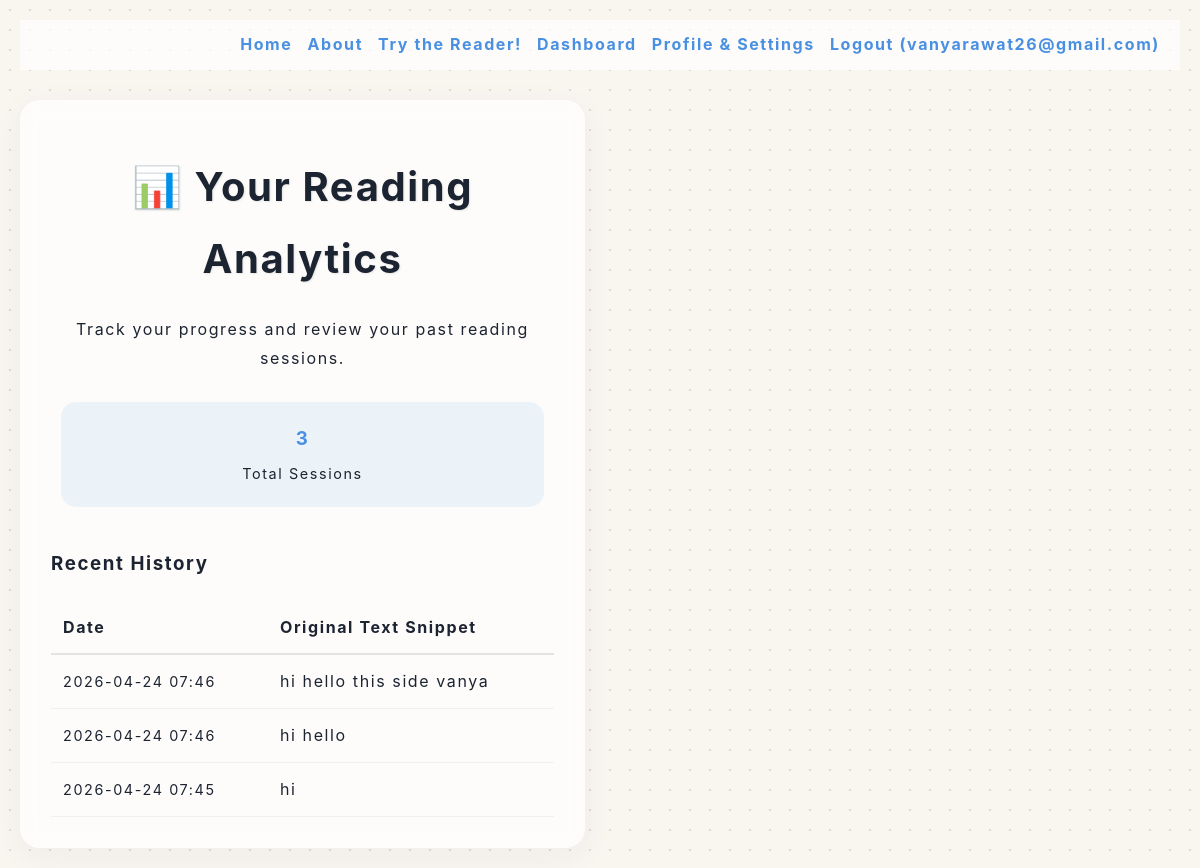
Page /dashboard (signed in) on the committed database.
### models.py (models this page shows)
class User(db.Model, UserMixin):
    id = db.Column(db.Integer, primary_key=True)
    username = db.Column(db.String(150), unique=True, nullable=False)
    password_hash = db.Column(db.String(150), nullable=False)
    is_admin = db.Column(db.Boolean, default=False)
    profile = db.relationship('UserProfile', backref='user', uselist=False, cascade='all, delete-orphan')
    history = db.relationship('ReadingHistory', backref='user', lazy=True)

class ReadingHistory(db.Model):
    id = db.Column(db.Integer, primary_key=True)
    user_id = db.Column(db.Integer, db.ForeignKey('user.id'), nullable=False)
    original_text = db.Column(db.Text, nullable=False)
    date_processed = db.Column(db.DateTime, default=datetime.utcnow)

### app.py (the view)
@app.route('/dashboard')
@login_required
def dashboard():
    history = ReadingHistory.query.filter_by(user_id=current_user.id).order_by(ReadingHistory.date_processed.desc()).all()
    total_sessions = len(history)
    return render_template('dashboard.html', history=history, total_sessions=total_sessions)

### app.py (called while the page is built)
@login_manager.user_loader
def load_user(user_id):
    return User.query.get(int(user_id))

### templates/dashboard.html
{% extends "base.html" %}
{% block content %}
<div class="container">
    <div class="panel">
        <h1>📊 Your Reading Analytics</h1>
        <p style="text-align: center; margin-bottom: 30px;">Track your progress and review your past reading sessions.</p>
        <div style="display: flex; justify-content: space-around; margin-bottom: 40px; text-align: center;">
            <div style="background: rgba(74, 144, 226, 0.1); padding: 20px; border-radius: 15px; flex: 1; margin: 0 10px;">
                <h3 style="margin: 0; color: var(--accent-blue);">{{ total_sessions }}</h3>
                <p style="margin: 5px 0 0; font-size: 0.9rem;">Total Sessions</p>
            </div>
        </div>
        <h3>Recent History</h3>
        <div style="overflow-x: auto; margin-top: 20px;">
            <table style="width: 100%; border-collapse: collapse; text-align: left;">
                <thead>
                    <tr style="border-bottom: 2px solid rgba(0,0,0,0.1);">
                        <th style="padding: 12px;">Date</th>
                        <th style="padding: 12px;">Original Text Snippet</th>
                    </tr>
                </thead>
                <tbody>
                    {% for item in history %}
                    <tr style="border-bottom: 1px solid rgba(0,0,0,0.05);">
                        <td style="padding: 12px; font-size: 0.9rem; white-space: nowrap;">
                            {{ item.date_processed.strftime('%Y-%m-%d %H:%M') }}
                        </td>
                        <td style="padding: 12px;">
                            {{ item.original_text[:100] }}{% if item.original_text|length > 100 %}...{% endif %}
                        </td>
                    </tr>
                    {% else %}
                    <tr>
                        <td colspan="2" style="text-align: center; padding: 40px; color: #94A3B8;">
                            No history found. Try using the Reader tool!
                        </td>
                    </tr>
                    {% endfor %}
                </tbody>
            </table>
        </div>
    </div>
</div>
{% endblock %}

### templates/base.html (shortened to what this page needs)
<!DOCTYPE html>
<html lang="en">
<head>
    <link href="https://cdnjs.cloudflare.com/ajax/libs/font-awesome/6.0.0/css/all.min.css" rel="stylesheet">
</head>
<body class="{{ current_user.profile.theme if current_user.is_authenticated and current_user.profile else 'light' }} {{ 'font-' + current_user.profile.font_size if current_user.is_authenticated and current_user.profile else 'font-medium' }} {{ 'spacing-' + current_user.profile.line_spacing if current_user.is_authenticated and current_user.profile else 'spacing-normal' }}">
    <div class="navbar">
        <a href="{{ url_for('index') }}">Home</a>
        <a href="{{ url_for('about') }}">About</a>
        <a href="{{ url_for('reader') }}">Try the Reader!</a>
        {% if current_user.is_authenticated %}
            <a href="{{ url_for('dashboard') }}">Dashboard</a>
            <a href="{{ url_for('profile') }}">Profile & Settings</a>
            <a href="{{ url_for('logout') }}">Logout ({{ current_user.username }})</a>
        {% else %}
            <a href="{{ url_for('login') }}">Login</a>
            <a href="{{ url_for('register') }}">Register</a>
        {% endif %}
    </div>
    {% block content %}
    {% endblock %}
</body>
</html>

### templates/base.html (style rules this page uses)
:root { --bg-color-main: #f9f6f0; --accent-blue: #4A90E2; --accent-green: #50E3C2; --text-primary: #1C2331; --hl-homophone: #FFF59D; --hl-visually: #B2DFDB; --hl-misread: #F8BBD0; --card-bg: rgba(255, 255, 255, 0.7); }
body.font-medium { font-size: 1rem; }
body.spacing-normal { line-height: 1.8; letter-spacing: 0.1em; }
* { box-sizing: border-box; margin: 0; padding: 0; }
body { font-family: 'OpenDyslexic', 'Inter', sans-serif; background-color: var(--bg-color-main); background-image: radial-gradient(#e0dcd0 1px, transparent 1px); background-size: 20px 20px; color: var(--text-primary); line-height: 1.8; letter-spacing: 0.1em; min-height: 100vh; padding: 20px; }
h1, h2 { text-align: center; color: var(--text-primary); margin-bottom: 20px; font-weight: bold; }
h1 { font-size: 2.5rem; margin-top: 20px; text-shadow: 1px 1px 2px rgba(0,0,0,0.1); }
.container { max-width: 1200px; margin: 0 auto; display: grid; grid-template-columns: 1fr 1fr; gap: 30px; align-items: start; margin-top: 30px; }
.panel { background: var(--card-bg); backdrop-filter: blur(10px); -webkit-backdrop-filter: blur(10px); border: 1px solid rgba(255, 255, 255, 0.3); border-radius: 20px; padding: 30px; box-shadow: 0 8px 32px 0 rgba(31, 38, 135, 0.05); }
.navbar { display: flex; justify-content: flex-end; gap: 15px; padding: 10px 20px; background: var(--card-bg); border-bottom: 1px solid rgba(255, 255, 255, 0.3); margin-bottom: 20px; }
.navbar a { text-decoration: none; color: var(--accent-blue); font-weight: bold; }

### rows in the picture
User: username "vanyarawat26@gmail.com"
ReadingHistory: date_processed "2026-04-24 07:46", original_text "hi hello this side vanya"
ReadingHistory: date_processed "2026-04-24 07:46", original_text "hi hello"
ReadingHistory: date_processed "2026-04-24 07:45", original_text "hi"

### other values in the picture
{{ total_sessions }} "3"
